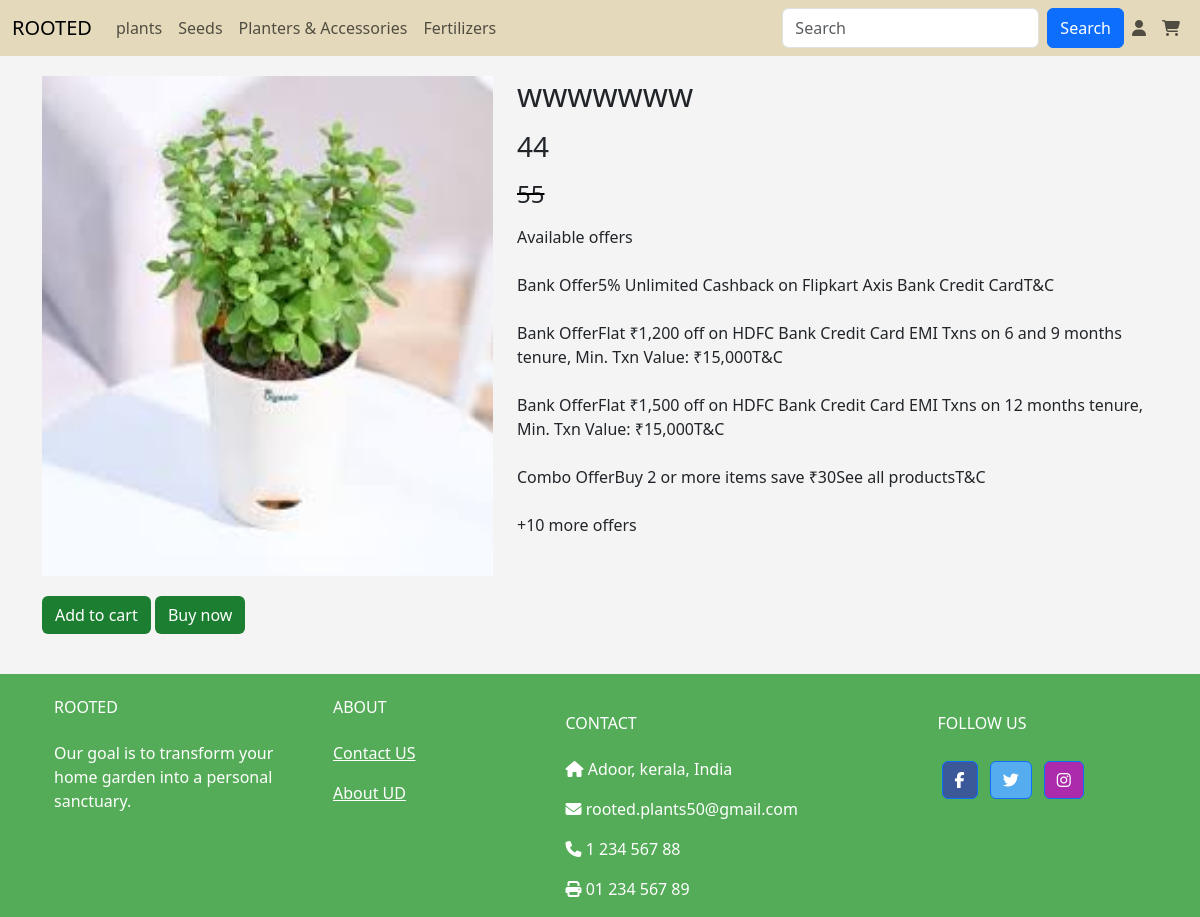
/view_pro/7, run on the app's committed database.
### app/models.py (models this page shows, shortened)
class Plants(models.Model):
    p_id=models.TextField()
    name=models.TextField()
    p_catg=models.TextField()
    p_dis=models.TextField()
    price=models.IntegerField()
    offer_price=models.IntegerField()
    img=models.FileField()
    img2=models.FileField()
    catg=models.ForeignKey(Category,on_delete=models.CASCADE)

### app/views.py (the view)
# urls.py: path('view_pro/<pid>',views.view_pro),
def view_pro(req,pid):
    data=Plants.objects.get(pk=pid)
    return render(req,'user/view_pro.html',{'data':data})

### templates/user/view_pro.html (shortened to what this page needs)
<!DOCTYPE html>
<html lang="en">
<head>
    {% load static %}
    <link rel="stylesheet" href="https://cdnjs.cloudflare.com/ajax/libs/font-awesome/6.6.0/css/all.min.css">
    <link href="https://cdn.jsdelivr.net/npm/bootstrap@5.3.3/dist/css/bootstrap.min.css" rel="stylesheet">
    <link rel="stylesheet" href="{% static 'css/style.css'%}">
</head>
<body>
<nav class="navbar navbar-expand-sm " id="navb">
    <div class="container-fluid">
      <a class="navbar-brand" href="#">ROOTED</a>
      <div class="collapse navbar-collapse" id="collapsibleNavbar">
        <ul class="navbar-nav me-auto">
          <li class="nav-item" id="dropdown">
            <a href="" class="nav-link" id="dropbtn"> plants
            </a>
          </li>
          <li class="nav-item" id="dropdown">
            <a href="" class="nav-link" id="dropbtn">Seeds
            </a>
          </li>
          <li class="nav-item" id="dropdown">
            <a href="" class="nav-link" id="dropbtn"> Planters & Accessories
            </a>
          </li>
          <li class="nav-item" >
            <a href="" class="nav-link" id="dropbtn"> Fertilizers
            </a>
          </li>
        </ul>
        <form class="d-flex">
          <input class="form-control me-2" type="text" placeholder="Search">
          <button class="btn btn-primary" type="button">Search</button>
          <ul class="navbar-nav me-auto">
            <li class="nav-item">
              <a class="nav-link" href="m_login"><i class="fa-solid fa-user"></i></a>
            </li>
            <li class="nav-item" >
              <a class="nav-link" href="view_cart"><i class="fa-solid fa-cart-shopping"></i></a>
            </li>
          </ul>
        </form>
      </div>
    </div>
  </nav>
    <div class="container" style="margin-top: 20px;">
        <div class="row">
            <div class="col-lg-5">
                <img src="{{data.img.url}}" alt="" style="width: 100%; height: 500px;" >
                <div class="vp_btn">
                <a href="../add_to_cart/{{data.pk}}"><button type="button" class="btn " >Add to cart</button></a>
                <a href="../buy"><button type="button" class="btn " >Buy now</button></a>
                </div>
            </div>
            <div class="col-lg-7">
                <h2>{{data.name}}</h2>
                 <p><h3>{{data.offer_price}}</h3></p>
                 <p ><h4 class="offr">{{data.price}}</h4></p>
                 <p>
                    Available offers <br> <br>
Bank Offer5% Unlimited Cashback on Flipkart Axis Bank Credit CardT&C <br> <br>
Bank OfferFlat ₹1,200 off on HDFC Bank Credit Card EMI Txns on 6 and 9 months tenure, Min. Txn Value: ₹15,000T&C <br><br>
Bank OfferFlat ₹1,500 off on HDFC Bank Credit Card EMI Txns on 12 months tenure, Min. Txn Value: ₹15,000T&C <br><br>
Combo OfferBuy 2 or more items save ₹30See all productsT&C <br><br>
+10 more offers <br><br>
                 </p>
            </div>
        </div>
    </div>
<footer
class="text-center text-lg-start text-white"
    border-color: #4CAF50;
    style="background-color: #55ac58"
>
<div class="container p-4 pb-0">
<div class="row">
<div class="col-md-3 ">
  <h6 class="text-uppercase mb-4 font-weight-bold">
    ROOTED
  </h6>
  <p>
    Our goal is to transform your home garden into a personal sanctuary.
  </p>
</div>
<div class="col-md-2 ">
  <h6 class="text-uppercase mb-4 font-weight-bold">ABOUT</h6>
  <p>
    <a class="text-white">Contact US</a>
  </p>
  <p>
    <a class="text-white">About UD</a>
  </p>
</div>
<div class="col-md-4 col-lg-3 col-xl-3 mx-auto mt-3">
  <h6 class="text-uppercase mb-4 font-weight-bold">Contact</h6>
  <p><i class="fas fa-home mr-3"></i> Adoor, kerala, India</p>
  <p><i class="fas fa-envelope mr-3"></i> rooted.plants50@gmail.com</p>
  <p><i class="fas fa-phone mr-3"></i> 1 234 567 88</p>
  <p><i class="fas fa-print mr-3"></i> 01 234 567 89</p>
</div>
<div class="col-md-3 col-lg-2 col-xl-2 mx-auto mt-3">
  <h6 class="text-uppercase mb-4 font-weight-bold">Follow us</h6>
  <a
     class="btn btn-primary btn-floating m-1"
     style="background-color: #3b5998"
     href="#!"
     role="button"
     ><i class="fab fa-facebook-f"></i
    ></a>
  <a
     class="btn btn-primary btn-floating m-1"
     style="background-color: #55acee"
     href="#!"
     role="button"
     ><i class="fab fa-twitter"></i
    ></a>
  <a
     class="btn btn-primary btn-floating m-1"
     style="background-color: #ac2bac"
     href="#!"
     role="button"
     ><i class="fab fa-instagram"></i
    ></a>
</div>
</div>
</div>
</footer>
</body>
</html>

### static/css/style.css (style rules this page uses)
body { background-color: #f4f4f4; }
#navb { background-color: #e4dabb; }
.navbar-nav { display:flex; align-content: center; }
#dropdown { float: left; overflow: hidden; }
.vp_btn { margin-top: 20px; margin-bottom: 40px; }
.vp_btn button { color: white; background-color:#1c7e31; }

### templates/user/view_pro.html (style rules this page uses)
.offr { text-decoration-line: line-through; text-decoration-color: black; }

### data on the page
Plants: img (picture), name "wwwwwww", offer_price "44", price "55"
